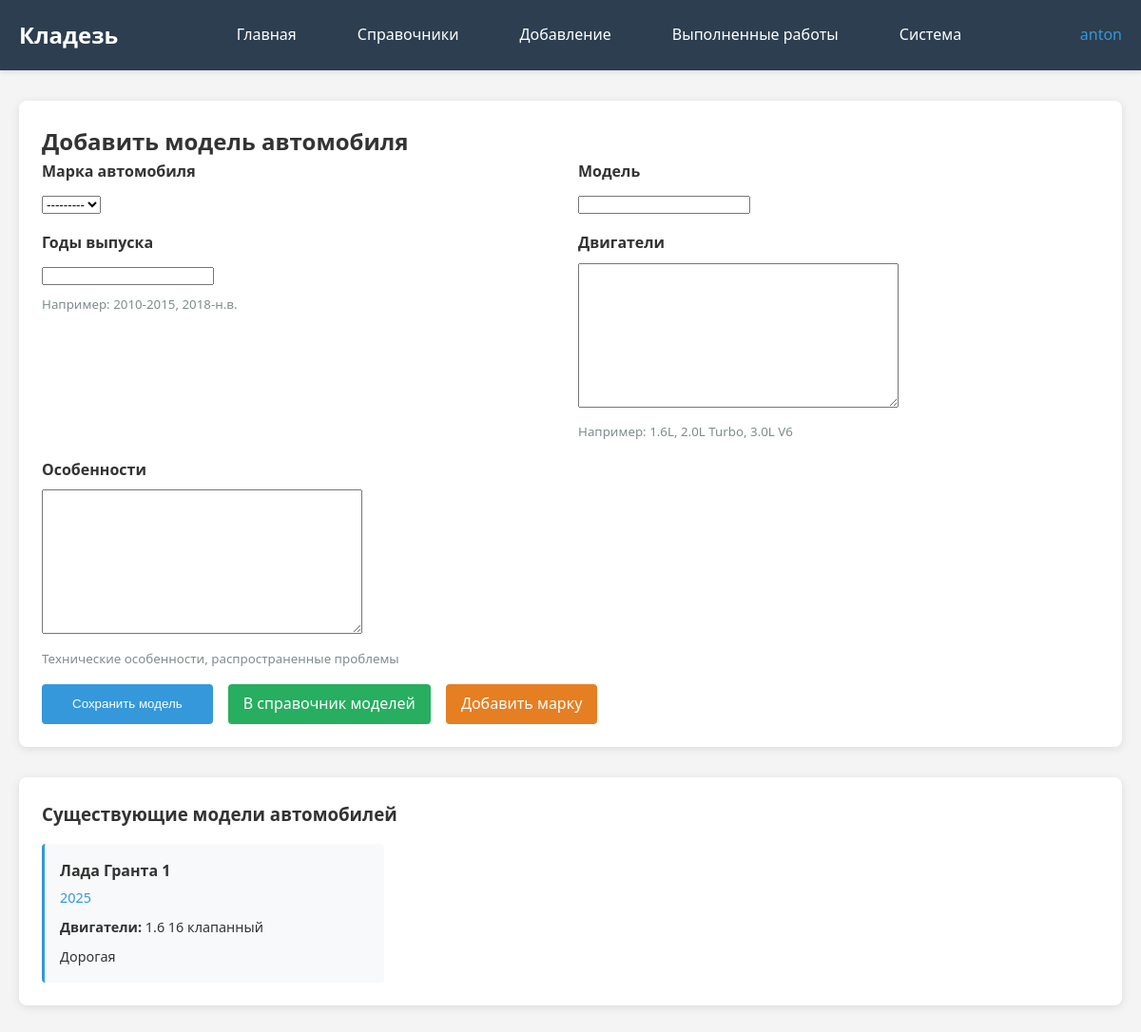
Before: /add-car-model/ (signed in) with the older database file.
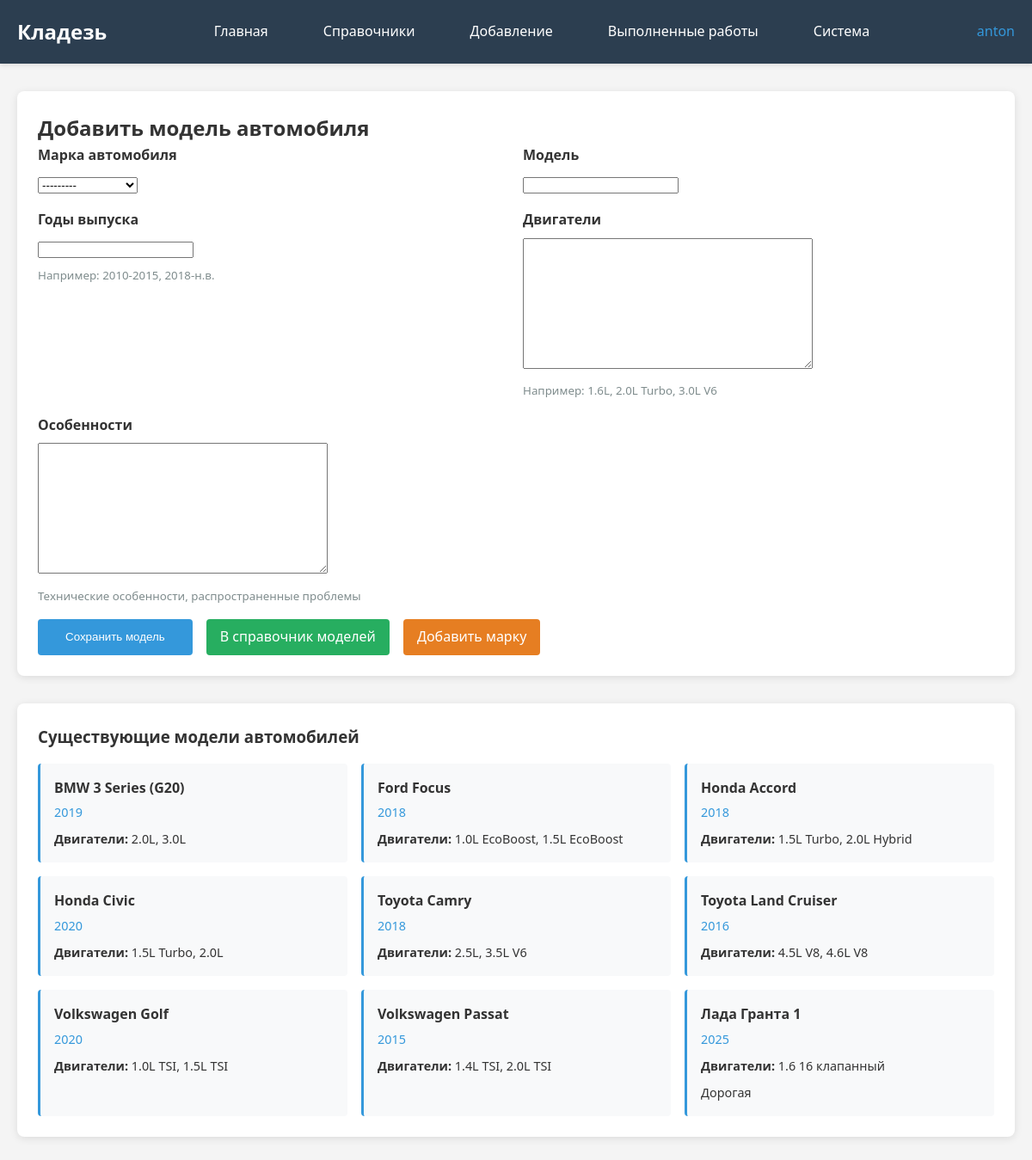
After: the same page with the newer database file.
### kladez_app/models.py (models this page shows, shortened)
class CarModel(models.Model):
    brand = models.ForeignKey(CarBrand, on_delete=models.CASCADE, verbose_name="Марка")
    name = models.CharField(max_length=100, verbose_name="Модель")
    production_years = models.CharField(max_length=50, blank=True, verbose_name="Годы выпуска")
    engine_options = models.TextField(blank=True, verbose_name="Двигатели")
    notes = models.TextField(blank=True, verbose_name="Особенности")
    class Meta:
        verbose_name = "Модель автомобиля"
        verbose_name_plural = "Модели автомобилей"

class CarBrand(models.Model):
    name = models.CharField(max_length=100, verbose_name="Марка автомобиля")
    description = models.TextField(blank=True, verbose_name="Описание марки")
    class Meta:
        verbose_name = "Марка автомобиля"
        verbose_name_plural = "Марки автомобилей"
    def __str__(self):
        return self.name

### kladez_app/views.py (the view)
# urls.py: path('add-car-model/', views.add_car_model, name='add_car_model'),
@superuser_required
@login_required
def add_car_model(request):
    if request.method == 'POST':
        form = CarModelForm(request.POST)
        if form.is_valid():
            form.save()
            messages.success(request, 'Модель автомобиля успешно добавлена!')
            return redirect('kladez_app:add_car_model')  # Остаемся на той же странице
    else:
        form = CarModelForm()
    brands = CarBrand.objects.all().order_by('name')
    car_models = CarModel.objects.all().select_related('brand').order_by('brand__name', 'name')
    return render(request, 'kladez_app/add_car_model.html', {
        'form': form,
        'brands': brands,
        'car_models': car_models
    })

### kladez_app/forms.py
class CarModelForm(forms.ModelForm):
    class Meta:
        model = CarModel
        fields = ['brand', 'name', 'production_years', 'engine_options', 'notes']

### kladez_app/views.py (called while the page is built)
def superuser_required(view_func):
    decorated_view_func = user_passes_test(
        lambda u: u.is_active and u.is_superuser,
        login_url='kladez_app:home'
    )(view_func)
    return decorated_view_func

### kladez_app/templates/kladez_app/add_car_model.html (shortened to what the changed rows need)
{% extends "kladez_app/base.html" %}
{% block content %}
<div class="card">
    <h2>Добавить модель автомобиля</h2>
</div>
<div class="card" style="margin-top: 2rem;">
    {% if car_models %}
        <div style="display: grid; grid-template-columns: repeat(auto-fill, minmax(300px, 1fr)); gap: 1rem; margin-top: 1rem;">
            {% for model in car_models %}
            <div style="background: #f8f9fa; padding: 1rem; border-radius: 4px; border-left: 3px solid #3498db;">
                <div style="display: flex; justify-content: space-between; align-items: start;">
                    <div>
                        <strong>{{ model.brand.name }} {{ model.name }}</strong>
                        {% if model.production_years %}
                        <div style="color: #3498db; font-size: 0.9rem; margin-top: 0.25rem;">
                            {{ model.production_years }}
                        </div>
                        {% endif %}
                    </div>
                </div>
                {% if model.engine_options %}
                <div style="margin-top: 0.5rem; font-size: 0.9rem;">
                    <strong>Двигатели:</strong> {{ model.engine_options|truncatechars:50 }}
                </div>
                {% endif %}
                {% if model.notes %}
                <div style="margin-top: 0.5rem; font-size: 0.9rem;">
                    {{ model.notes|truncatechars:80 }}
                </div>
                {% endif %}
            </div>
            {% endfor %}
        </div>
    {% else %}
        <p style="color: #7f8c8d; text-align: center; padding: 1rem;">
            Модели автомобилей ещё не добавлены
        </p>
    {% endif %}
</div>
{% endblock %}

Changed rows visible on the page:
added CarModel: brand.name "BMW", name "3 Series (G20)", production_years "2019", engine_options "2.0L, 3.0L"
added CarModel: brand.name "Ford", name "Focus", production_years "2018", engine_options "1.0L EcoBoost, 1.5L EcoBoost"
added CarModel: brand.name "Honda", name "Accord", production_years "2018", engine_options "1.5L Turbo, 2.0L Hybrid"
added CarModel: brand.name "Honda", name "Civic", production_years "2020", engine_options "1.5L Turbo, 2.0L"
added CarModel: brand.name "Toyota", name "Camry", production_years "2018", engine_options "2.5L, 3.5L V6"
added CarModel: brand.name "Toyota", name "Land Cruiser", production_years "2016", engine_options "4.5L V8, 4.6L V8"
added CarModel: brand.name "Volkswagen", name "Golf", production_years "2020", engine_options "1.0L TSI, 1.5L TSI"
added CarModel: brand.name "Volkswagen", name "Passat", production_years "2015", engine_options "1.4L TSI, 2.0L TSI"
